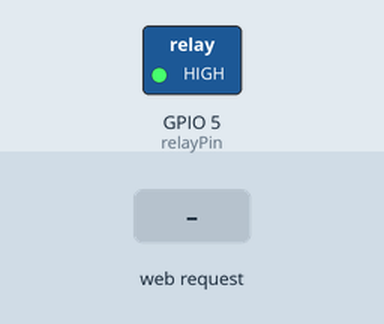
The sketch below on a simulated ESP32. Shown: switched loads named in the sketch (green lamp = pin HIGH). The inputs (shaded band) are chosen by the test bench. WiFi joins after 1.5 s; servers stay silent unless stated; what the sketch prints to the serial monitor is not drawn.

Above: at 3.2 s.
3.3 s: HTTP request GET /open received
At 3.8 s:
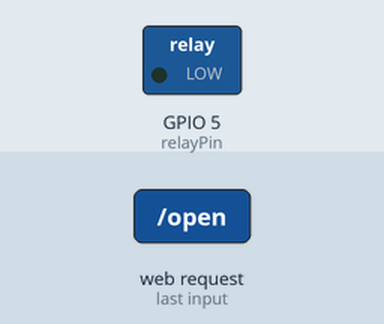
Timing chart, 0 to 6.3 s (numbered marks = the images above; inputs shaded):
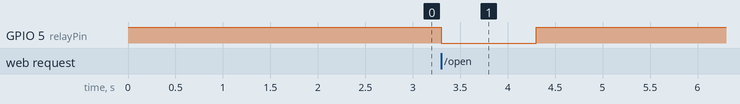

The sketch:

serverapp.ino
```cpp
// Include necessary libraries
#include <WiFi.h>
#include <WebServer.h>

// Replace with your network credentials
const char* ssid = "Your_SSID";
const char* password = "Your_PASSWORD";

// GPIO pin connected to the relay
const int relayPin = 5; // Adjust according to your wiring

// Define a username and password for authentication
const char* authUsername = "admin";
const char* authPassword = "password123";

// Create a web server object on port 80
WebServer server(80);

// HTML page to control the relay
const char* htmlPage = R"rawliteral(
<!DOCTYPE html>
<html>
<head>
  <title>Garage Opener</title>
</head>
<body>
  <h1>Garage Door Opener</h1>
  <button onclick="sendRequest('open')">Open/Close</button>
  <script>
    function sendRequest(action) {
      fetch(`/${action}`, {
        headers: {
          'Authorization': 'Basic ' + btoa('admin:password123')
        }
      }).then(response => {
        if (!response.ok) {
          alert('Action failed!');
        }
      });
    }
  </script>
</body>
</html>
)rawliteral";

void setup() {
  // Initialize the relay pin as output
  pinMode(relayPin, OUTPUT);
  digitalWrite(relayPin, HIGH); // Ensure relay starts in off state

  // Start serial communication
  Serial.begin(115200);

  // Connect to Wi-Fi
  WiFi.begin(ssid, password);
  Serial.print("Connecting to Wi-Fi");
  while (WiFi.status() != WL_CONNECTED) {
    delay(1000);
    Serial.print(".");
  }
  Serial.println("\nConnected to Wi-Fi");
  Serial.println(WiFi.localIP());

  // Define routes for the web server
  server.on("/", []() {
    if (!server.authenticate(authUsername, authPassword)) {
      return server.requestAuthentication();
    }
    server.send(200, "text/html", htmlPage);
  });

  server.on("/open", []() {
    if (!server.authenticate(authUsername, authPassword)) {
      return server.requestAuthentication();
    }
    toggleRelay();
    server.send(200, "text/plain", "OK");
  });

  // Start the server
  server.begin();
  Serial.println("HTTP server started");
}

void loop() {
  // Handle incoming client requests
  server.handleClient();
}

void toggleRelay() {
  digitalWrite(relayPin, LOW); // Activate relay
  delay(1000);                 // Keep it active for 1 second
  digitalWrite(relayPin, HIGH); // Deactivate relay
  Serial.println("Relay toggled");
}
```

Measured:
- after the input at 3.3 s, GPIO 5 (relayPin): HIGH → LOW at once, → HIGH 1.0 s later
